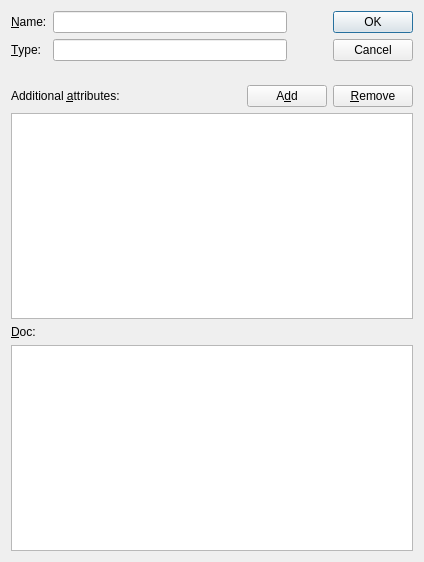
<?xml version="1.0" encoding="UTF-8"?>
<ui version="4.0">
 <class>GroupDlg</class>
 <widget class="QDialog" name="GroupDlg">
  <property name="geometry">
   <rect>
    <x>0</x>
    <y>0</y>
    <width>424</width>
    <height>562</height>
   </rect>
  </property>
  <property name="minimumSize">
   <size>
    <width>0</width>
    <height>0</height>
   </size>
  </property>
  <property name="windowTitle">
   <string>Group</string>
  </property>
  <property name="autoFillBackground">
   <bool>false</bool>
  </property>
  <property name="sizeGripEnabled">
   <bool>false</bool>
  </property>
  <property name="modal">
   <bool>false</bool>
  </property>
  <layout class="QGridLayout" name="gridLayout">
   <item row="0" column="0">
    <layout class="QVBoxLayout" name="verticalLayout">
     <item>
      <layout class="QHBoxLayout" name="horizontalLayout">
       <item>
        <layout class="QFormLayout" name="formLayout">
         <item row="0" column="0">
          <widget class="QLabel" name="nameLabel">
           <property name="text">
            <string>&amp;Name:</string>
           </property>
           <property name="buddy">
            <cstring>nameLineEdit</cstring>
           </property>
          </widget>
         </item>
         <item row="0" column="1">
          <widget class="QLineEdit" name="nameLineEdit"/>
         </item>
         <item row="1" column="0">
          <widget class="QLabel" name="typeLabel">
           <property name="text">
            <string>&amp;Type:</string>
           </property>
           <property name="buddy">
            <cstring>typeLineEdit</cstring>
           </property>
          </widget>
         </item>
         <item row="1" column="1">
          <widget class="QLineEdit" name="typeLineEdit"/>
         </item>
        </layout>
       </item>
       <item>
        <spacer name="horizontalSpacer">
         <property name="orientation">
          <enum>Qt::Horizontal</enum>
         </property>
         <property name="sizeType">
          <enum>QSizePolicy::Maximum</enum>
         </property>
         <property name="sizeHint" stdset="0">
          <size>
           <width>40</width>
           <height>20</height>
          </size>
         </property>
        </spacer>
       </item>
       <item>
        <widget class="QDialogButtonBox" name="buttonBox">
         <property name="sizePolicy">
          <sizepolicy hsizetype="Fixed" vsizetype="Fixed">
           <horstretch>0</horstretch>
           <verstretch>0</verstretch>
          </sizepolicy>
         </property>
         <property name="orientation">
          <enum>Qt::Vertical</enum>
         </property>
         <property name="standardButtons">
          <set>QDialogButtonBox::Cancel|QDialogButtonBox::Ok</set>
         </property>
        </widget>
       </item>
      </layout>
     </item>
     <item>
      <spacer name="verticalSpacer">
       <property name="orientation">
        <enum>Qt::Vertical</enum>
       </property>
       <property name="sizeType">
        <enum>QSizePolicy::Maximum</enum>
       </property>
       <property name="sizeHint" stdset="0">
        <size>
         <width>20</width>
         <height>18</height>
        </size>
       </property>
      </spacer>
     </item>
     <item>
      <layout class="QHBoxLayout" name="horizontalLayout_2">
       <item>
        <widget class="QLabel" name="attributesLabel">
         <property name="text">
          <string>Additional &amp;attributes:</string>
         </property>
         <property name="buddy">
          <cstring>attributeTableWidget</cstring>
         </property>
        </widget>
       </item>
       <item>
        <widget class="QPushButton" name="addPushButton">
         <property name="sizePolicy">
          <sizepolicy hsizetype="Fixed" vsizetype="Fixed">
           <horstretch>0</horstretch>
           <verstretch>0</verstretch>
          </sizepolicy>
         </property>
         <property name="text">
          <string>A&amp;dd</string>
         </property>
        </widget>
       </item>
       <item>
        <widget class="QPushButton" name="removePushButton">
         <property name="sizePolicy">
          <sizepolicy hsizetype="Fixed" vsizetype="Fixed">
           <horstretch>0</horstretch>
           <verstretch>0</verstretch>
          </sizepolicy>
         </property>
         <property name="text">
          <string>&amp;Remove</string>
         </property>
        </widget>
       </item>
      </layout>
     </item>
     <item>
      <widget class="QTableWidget" name="attributeTableWidget"/>
     </item>
     <item>
      <widget class="QLabel" name="docLabel">
       <property name="text">
        <string>&amp;Doc:</string>
       </property>
       <property name="buddy">
        <cstring>docTextEdit</cstring>
       </property>
      </widget>
     </item>
     <item>
      <widget class="QTextEdit" name="docTextEdit">
       <property name="enabled">
        <bool>true</bool>
       </property>
      </widget>
     </item>
    </layout>
   </item>
  </layout>
 </widget>
 <tabstops>
  <tabstop>nameLineEdit</tabstop>
  <tabstop>typeLineEdit</tabstop>
  <tabstop>addPushButton</tabstop>
  <tabstop>removePushButton</tabstop>
  <tabstop>attributeTableWidget</tabstop>
  <tabstop>docTextEdit</tabstop>
  <tabstop>buttonBox</tabstop>
 </tabstops>
 <resources/>
 <connections>
  <connection>
   <sender>buttonBox</sender>
   <signal>accepted()</signal>
   <receiver>GroupDlg</receiver>
   <slot>accept()</slot>
   <hints>
    <hint type="sourcelabel">
     <x>412</x>
     <y>71</y>
    </hint>
    <hint type="destinationlabel">
     <x>157</x>
     <y>274</y>
    </hint>
   </hints>
  </connection>
  <connection>
   <sender>buttonBox</sender>
   <signal>rejected()</signal>
   <receiver>GroupDlg</receiver>
   <slot>reject()</slot>
   <hints>
    <hint type="sourcelabel">
     <x>412</x>
     <y>71</y>
    </hint>
    <hint type="destinationlabel">
     <x>286</x>
     <y>274</y>
    </hint>
   </hints>
  </connection>
 </connections>
</ui>
